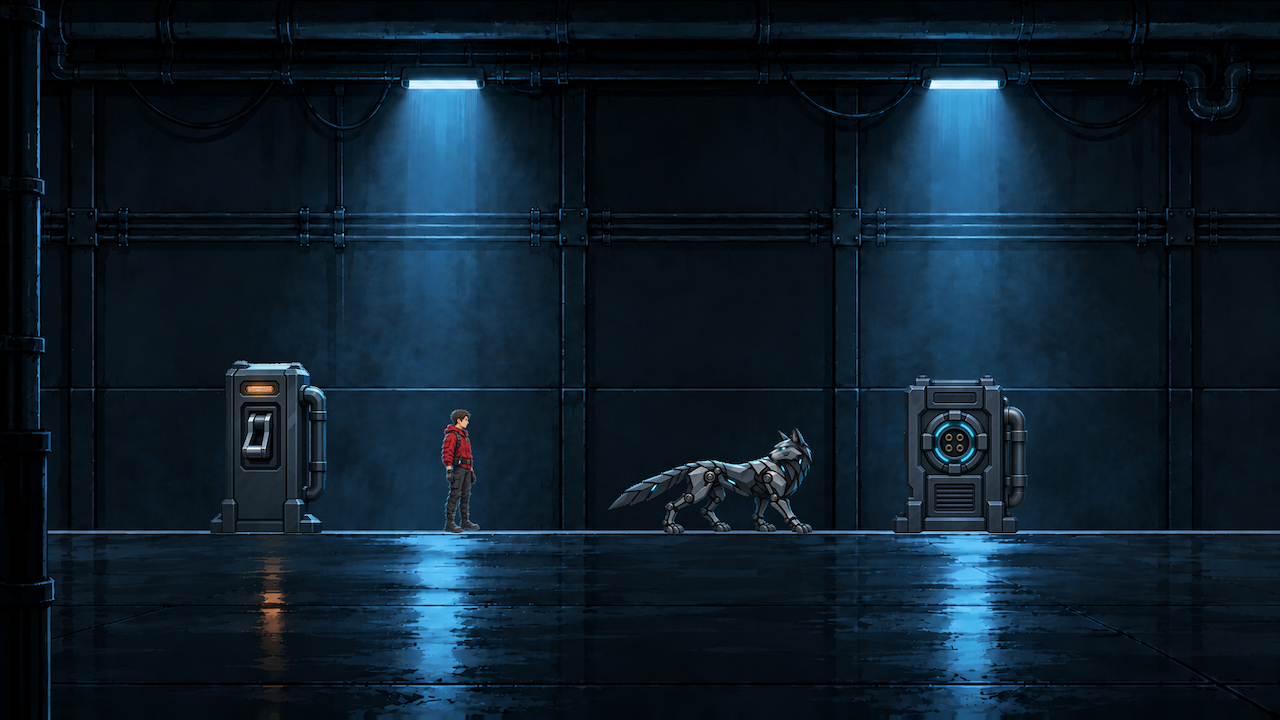
#> input picture docs/research-2026-10/sources/style-test-look2/composite-1280.png, 1280 x 720 px, given in place of 0-records-find.png, which was not available; the run also reads 1 picture not shown here
$ python strip.py ../../../style-test-look2/composite-1280.png
#> lines starting #> are read from the running program, lines starting #| are printed output that depends on the picture; pictures that were not available may be replaced by others from this repository, and a replacement may not be noted
import sys
from PIL import Image, ImageDraw, ImageFont
O = sys.argv[1]
FONTS = O + "/../export-cfe304f/apps/game/assets/fonts/"
def mont(size, style="Bold"):
    f = ImageFont.truetype(FONTS + "Montserrat-Variable.ttf", size)
    try: f.set_variation_by_name(style)
    except Exception: pass
    return f
def rob(size):
    return ImageFont.truetype(FONTS + "Roboto-Variable.ttf", size)
BG = (7, 16, 27); PANEL = (16, 33, 48); LINE = (61, 90, 106); CYAN = (115, 221, 245)
AMBER = (242, 196, 109); RED = (255, 138, 143); GREEN = (164, 240, 196); MUTED = (159, 195, 210); WHITE = (236, 244, 247)
W = 1920
shots = O + "/shots/mock/"
def shot(name, w, h):
    return Image.open(shots + name + ".png").convert("RGB").resize((w, h), Image.LANCZOS)
H = 64 + 400 + 34 + 270 + 34 + 270 + 24 + 150 + 40
img = Image.new("RGB", (W, H), BG)
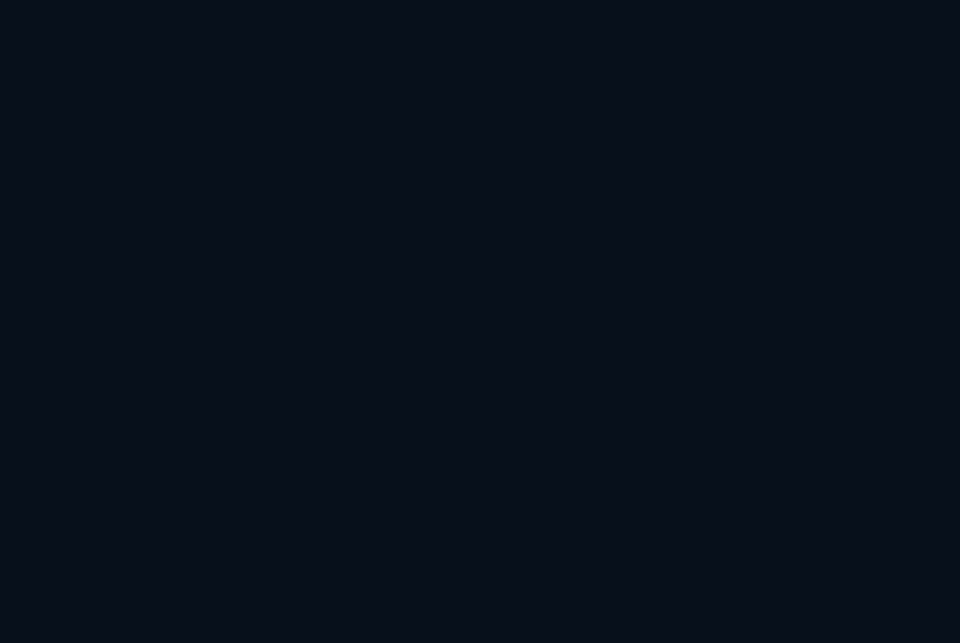
#> img: PIL image 1920x1286 RGB (shown at 1/2 size); mean R, G, B 7, 16, 27
d = ImageDraw.Draw(img)
d.text((24, 16), "WOLF//OVERRIDE  ·  PIN OPTION A: THE FOUND CODE", font=mont(26), fill=WHITE)
d.text((W - 24, 22), "MOCK ONLY · NOTHING BUILT · EVERY LINE PROPOSED, AWAITING NATHANIAL · CODE 4071 IS A PLACEHOLDER", font=mont(13, "SemiBold"), fill=AMBER, anchor="ra")
# Row 1: the find, then the map.
y0 = 64
img.paste(shot("0-records-find", 704, 396), (24, y0))
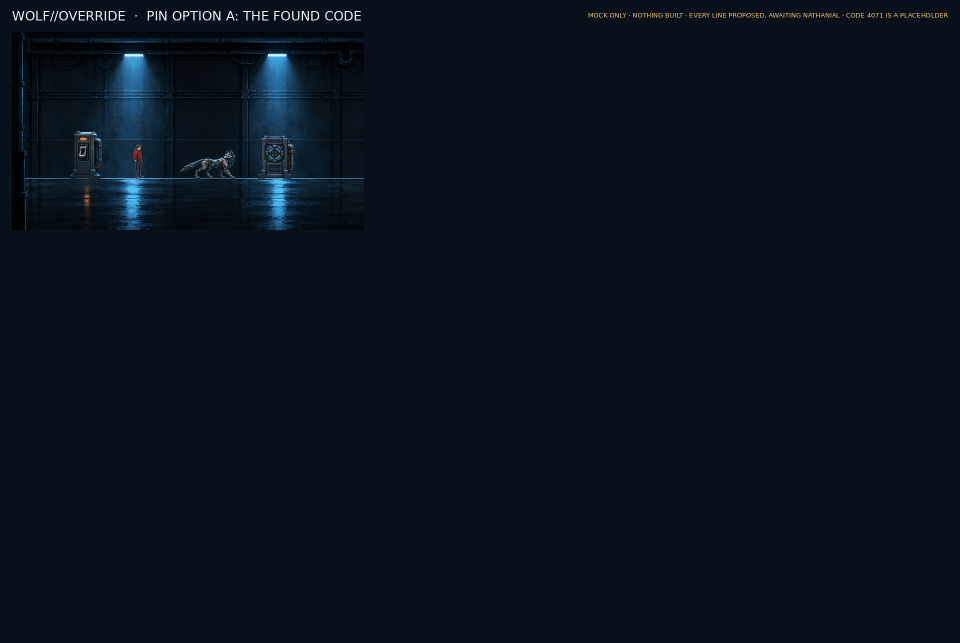
#> img: PIL image 1920x1286 RGB (shown at 1/2 size); mean R, G, B 8.2, 18.1, 29.2
d.rectangle((24, y0, 24 + 704, y0 + 396), outline=LINE, width=2)
d.text((36, y0 + 404), "FOUND  Records Access: hold USE at the ACCESS SCREEN; the code becomes a fact in the case", font=mont(13, "SemiBold"), fill=AMBER)
mx, my, mw, mh = 752, y0, W - 752 - 24, 396
d.rounded_rectangle((mx, my, mx + mw, my + mh), radius=10, fill=PANEL, outline=LINE, width=2)
d.text((mx + 20, my + 14), "WHERE THE CODE IS FOUND AND USED", font=mont(18), fill=WHITE)
rooms = [("MAINTENANCE CORRIDOR", 0.0, 0.31), ("RECORDS ACCESS", 0.345, 0.655), ("SERVICE JUNCTION", 0.69, 1.0)]
rx0, rx1, ry0, ry1 = mx + 24, mx + mw - 24, my + 92, my + 244
def X(f): return rx0 + (rx1 - rx0) * f
for name, a, b in rooms:
    d.rounded_rectangle((X(a), ry0, X(b), ry1), radius=8, fill=(10, 24, 36), outline=LINE, width=2)
    d.text((X(a) + 10, ry0 - 24), name, font=mont(13, "SemiBold"), fill=MUTED)
    d.line((X(a) + 8, ry1 - 26, X(b) - 8, ry1 - 26), fill=(40, 62, 76), width=3)
for a in (0.31, 0.655):
    d.polygon([(X(a) + 6, (ry0 + ry1) / 2 - 8), (X(a) + 20, (ry0 + ry1) / 2), (X(a) + 6, (ry0 + ry1) / 2 + 8)], fill=MUTED)
def station(f, room, label, col, shape="dot", up=False):
    a, b = room
    x = X(a) + (X(b) - X(a)) * f
    yy = ry1 - 26
    if shape == "dot":
        d.ellipse((x - 5, yy - 5, x + 5, yy + 5), fill=(90, 120, 136))
    elif shape == "find":
        d.rectangle((x - 11, yy - 52, x + 11, yy - 34), fill=(11, 26, 18), outline=col, width=2)
        for i in range(3): d.line((x - 7, yy - 48 + i * 5, x + 5 - i * 3, yy - 48 + i * 5), fill=col, width=2)
        d.line((x, yy - 34, x, yy - 6), fill=col, width=2)
    elif shape == "use":
        d.rounded_rectangle((x - 13, yy - 54, x + 13, yy - 28), radius=4, fill=(10, 24, 36), outline=col, width=2)
        for i in range(3):
            for j in range(3): d.rectangle((x - 9 + j * 7, yy - 50 + i * 7, x - 5 + j * 7, yy - 46 + i * 7), fill=col)
        d.line((x, yy - 28, x, yy - 6), fill=col, width=2)
    elif shape == "lamp":
        d.ellipse((x - 7, yy - 44, x + 7, yy - 30), outline=col, width=2)
        d.ellipse((x - 3, yy - 40, x + 3, yy - 34), fill=col)
    fnt = rob(12)
    if shape == "dot":
        d.text((x, yy - 10 if up else yy + 8), label, font=fnt, fill=col, anchor="md" if up else "ma")
    else:
        if shape == "use":
            d.text((x - 20, yy - 41), label, font=mont(11, "SemiBold"), fill=col, anchor="rm")
        else:
            top = {"find": yy - 56, "lamp": yy - 48}[shape]
            d.text((x, top), label, font=mont(11, "SemiBold"), fill=col, anchor="md")
    return x
C, R, J = (0.0, 0.31), (0.345, 0.655), (0.69, 1.0)
station(0.3, C, "BREAKER", MUTED)
station(0.52, C, "RELAY", MUTED)
station(0.66, C, "BYPASS", MUTED, up=True)
station(0.8, C, "SEAL (optional lamp)", RED, "lamp")
station(0.93, C, "SAFE", MUTED)
station(0.16, R, "PURGE", MUTED)
fx = station(0.36, R, "ACCESS SCREEN", AMBER, "find")
station(0.56, R, "MIRROR", MUTED)
station(0.86, R, "EXIT", MUTED)
station(0.21, J, "BREAKER", MUTED)
station(0.44, J, "VALVE", MUTED)
station(0.62, J, "RELEASE", MUTED)
ux = station(0.86, J, "HATCH READER", GREEN, "use")
# The code travels in the case: a dashed arc from find to use.
ay = ry0 - 46
pts = []
import math
for i in range(0, 101):
    t = i / 100
    px = fx + (ux - fx) * t
    py = (ry1 - 82) - math.sin(t * math.pi) * 96
    pts.append((px, py))
for i in range(0, len(pts) - 1, 4):
    d.line([pts[i], pts[min(i + 2, len(pts) - 1)]], fill=AMBER, width=3)
d.polygon([(ux - 9, ry1 - 92), (ux + 7, ry1 - 92), (ux - 1, ry1 - 80)], fill=AMBER)
mid = pts[50]
d.rounded_rectangle((mid[0] - 150, mid[1] - 30, mid[0] + 150, mid[1] - 6), radius=6, fill=BG, outline=AMBER, width=1)
d.text((mid[0], mid[1] - 18), "carried as a case fact: SERVICE OVERRIDE", font=mont(12, "SemiBold"), fill=AMBER, anchor="mm")
ly = ry1 + 32
rows = [
    (AMBER, "FOUND", "Optional read on the walk from PURGE to MIRROR. Engineer-only. WOLF may notice it (told the truth) or look past it (rushed). He never fetches it."),
    (GREEN, "USED", "Sentry down, calm beat: USE the HATCH READER. ENTER 4071 is one press; typing it works too. Accepted: the approved bolt whine, arc and hatch play."),
    (RED, "WRONG", "DENIED n/3 (tries, not a completion count); three wrong = READER LOCKED 5 s, a reader-lock tone. No sentry cue, nothing saved."),
    (MUTED, "NOT FOUND", "MANUAL RELEASE: hold USE 2.4 s, DOOR FORCED alarm (its own tone), then the SAME bolt whine, arc, flash and hatch."),
]
for i, (col, tag, text) in enumerate(rows):
    yy = ly + i * 30
    d.rounded_rectangle((mx + 20, yy, mx + 120, yy + 22), radius=5, outline=col, width=2)
    d.text((mx + 70, yy + 11), tag, font=mont(11), fill=col, anchor="mm")
    d.text((mx + 132, yy + 3), text, font=rob(14), fill=WHITE)
# Row 2: the four requested keypad states.
y1 = y0 + 396 + 34
names = [("1-idle", "IDLE · code in case, focus on ENTER 4071", AMBER), ("2-entering", "ENTERING · typed or pad, digits fill left to right", AMBER),
         ("3-wrong", "WRONG CODE · DENIED 1/3, cross shape + red + 3 short beeps", RED), ("5-accepted", "ACCEPTED · ACCESS GRANTED, tick + green + chirp", GREEN)]
for i, (n, cap, col) in enumerate(names):
    x = 24 + i * (456 + 16)
    img.paste(shot(n, 456, 256), (x, y1))
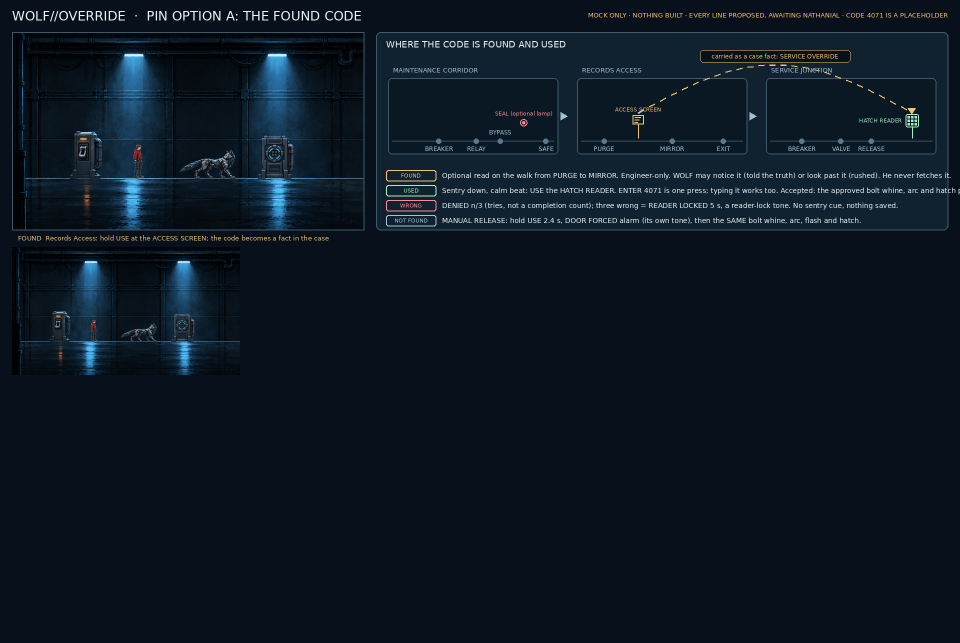
#> img: PIL image 1920x1286 RGB (shown at 1/2 size); mean R, G, B 12, 23.5, 35
#> (the run stopped early here; a loop or call above may not have finished)
